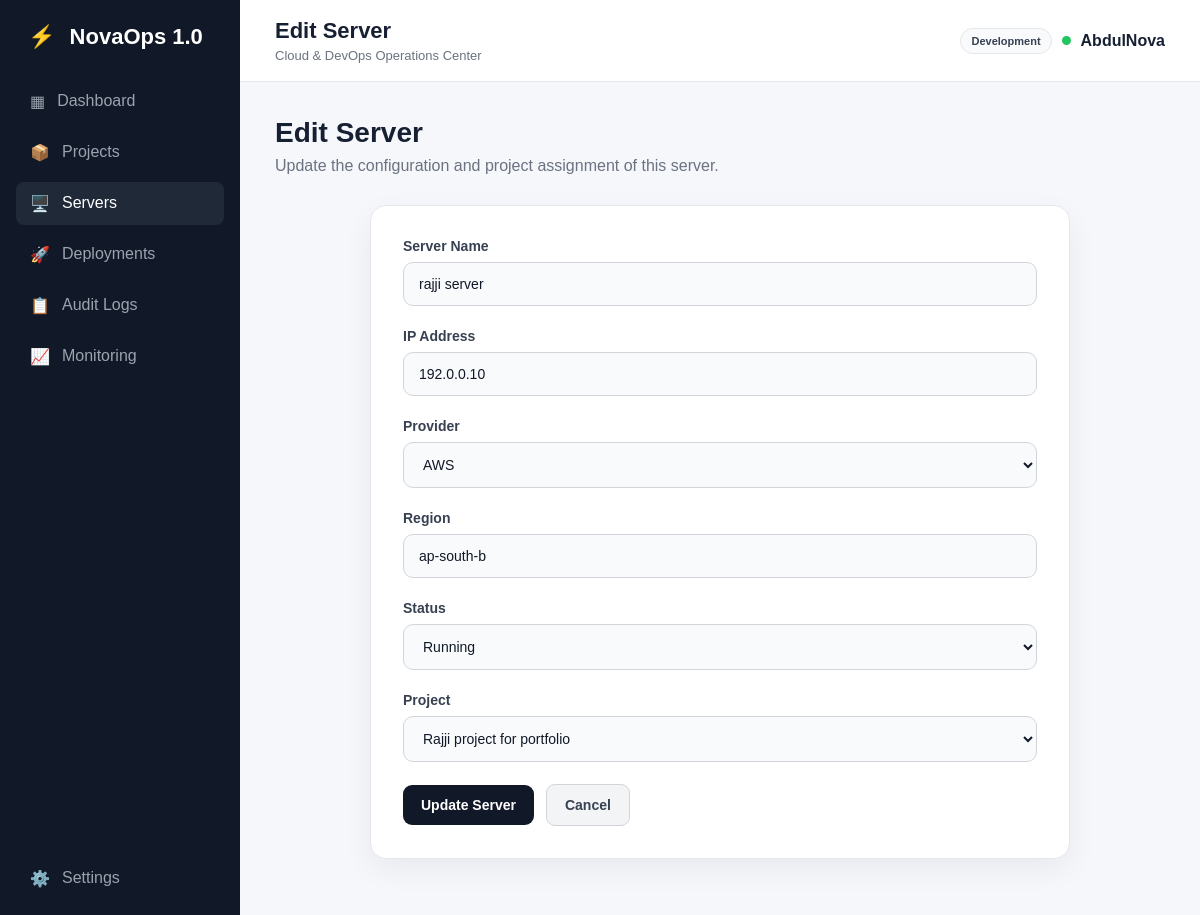
Before: /servers/edit/3 with the older database file.
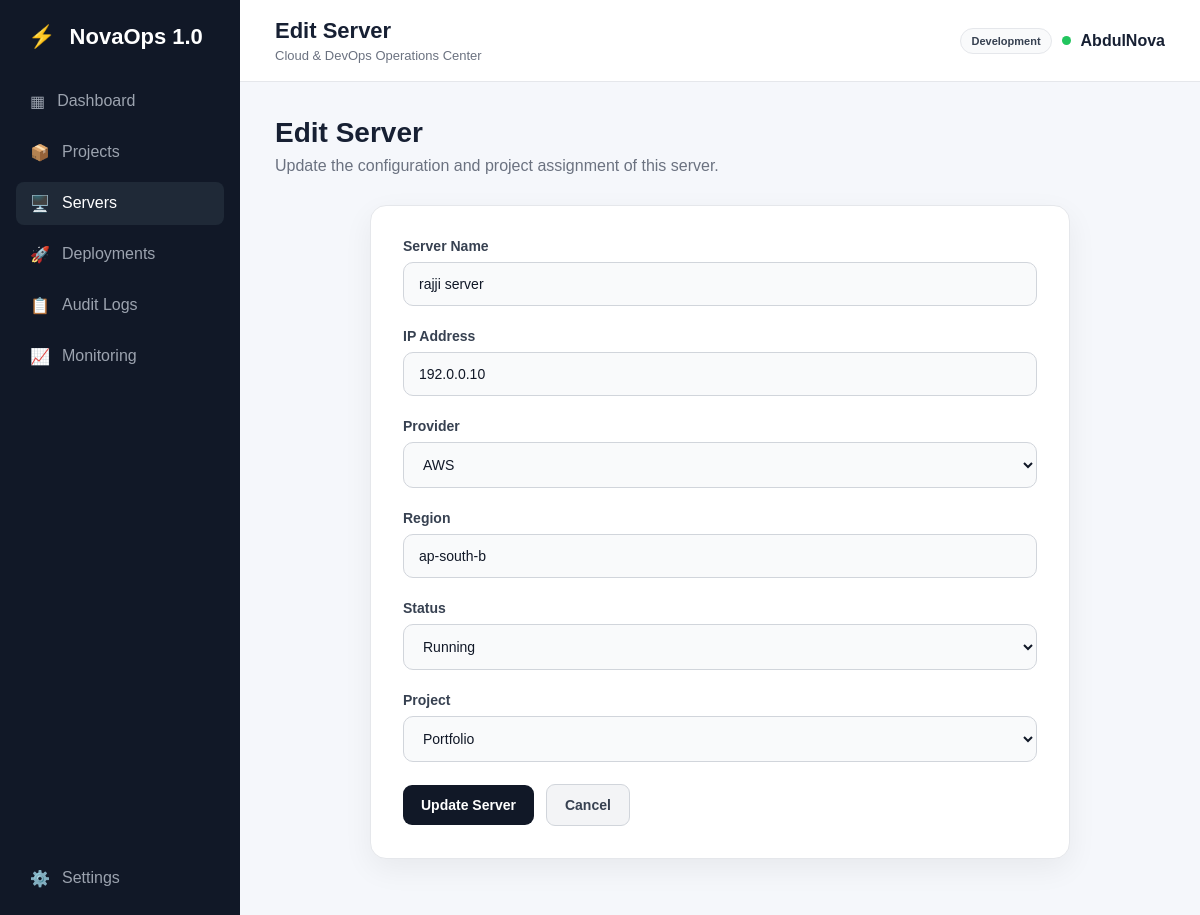
After: the same page with the newer database file.
### app.py (models this page shows)
class Server(db.Model):
    id = db.Column(
        db.Integer,
        primary_key=True
    )
    name = db.Column(
        db.String(100),
        nullable=False
    )
    ip_address = db.Column(
        db.String(50),
        nullable=False
    )
    provider = db.Column(
        db.String(50),
        nullable=False
    )
    region = db.Column(
        db.String(50),
        nullable=False
    )
    status = db.Column(
        db.String(50),
        nullable=False
    )
    project_id = db.Column(
        db.Integer,
        db.ForeignKey("project.id"),
        nullable=True
    )

class Project(db.Model):
    id = db.Column(
        db.Integer,
        primary_key=True
    )
    name = db.Column(
        db.String(100),
        nullable=False
    )
    description = db.Column(
        db.Text,
        nullable=False
    )
    status = db.Column(
        db.String(50),
        nullable=False
    )
    servers = db.relationship(
        "Server",
        backref="project",
        lazy=True
    )

### app.py (the view, shortened to what this page needs)
@app.route(
    "/servers/edit/<int:server_id>",
    methods=["GET", "POST"]
)
def edit_server(server_id):
    server = Server.query.get_or_404(
        server_id
    )
    projects = Project.query.order_by(
        Project.name.asc()
    ).all()
    return render_template(
        "edit_server.html",
        server=server,
        projects=projects
    )

### app.py (called while the page is built)
@app.context_processor
def inject_app_settings():
    stored_settings = {
        setting.key: setting.value
        for setting in AppSetting.query.all()
    }
    try:
        refresh_seconds = int(
            stored_settings.get("monitoring_refresh_seconds", "0")
        )
    except ValueError:
        refresh_seconds = 0
    return {
        "app_name": stored_settings.get("app_name", "NovaOps 1.0"),
        "environment_label": stored_settings.get(
            "environment_label", "Development"
        ),
        "monitoring_refresh_seconds": refresh_seconds
    }

### templates/edit_server.html (shortened to what this page needs)
{% extends "base.html" %}
{% block page_title %}
Edit Server
{% endblock %}
{% block content %}
<div class="welcome">
    <div>
        <h1>Edit Server</h1>
        <p>Update the configuration and project assignment of this server.</p>
    </div>
</div>
<div class="form-card">
    <form method="POST">
        <div class="form-group">
            <label for="name">
                Server Name
            </label>
            <input type="text" id="name" name="name" value="{{ server.name }}" placeholder="e.g. Production Server"
                required>
        </div>
        <div class="form-group">
            <label for="ip_address">
                IP Address
            </label>
            <input type="text" id="ip_address" name="ip_address" value="{{ server.ip_address }}"
                placeholder="e.g. 192.168.1.10" required>
        </div>
        <div class="form-group">
            <label for="provider">
                Provider
            </label>
            <select id="provider" name="provider" required>
                <option value="AWS" {% if server.provider=="AWS" %}selected{% endif %}>
                    AWS
                </option>
            </select>
        </div>
        <div class="form-group">
            <label for="region">
                Region
            </label>
            <input type="text" id="region" name="region" value="{{ server.region }}" placeholder="e.g. ap-south-1"
                required>
        </div>
        <div class="form-group">
            <label for="status">
                Status
            </label>
            <select id="status" name="status" required>
                <option value="Running" {% if server.status=="Running" %}selected{% endif %}>
                    Running
                </option>
            </select>
        </div>
        <div class="form-group">
            <label for="project_id">
                Project
            </label>
            <select id="project_id" name="project_id">
                {% for project in projects %}
                <option value="{{ project.id }}" {% if server.project_id==project.id %}selected{% endif %}>
                    {{ project.name }}
                </option>
                {% endfor %}
            </select>
        </div>
        <div class="form-actions">
            <button type="submit" class="primary-btn">
                Update Server
            </button>
            <a href="{{ url_for('servers') }}" class="secondary-btn">
                Cancel
            </a>
        </div>
    </form>
</div>
{% endblock %}

Changed rows visible on the page:
changed through a linked row, Server "rajji server": project_id "Rajji project for portfolio" → "Portfolio"
